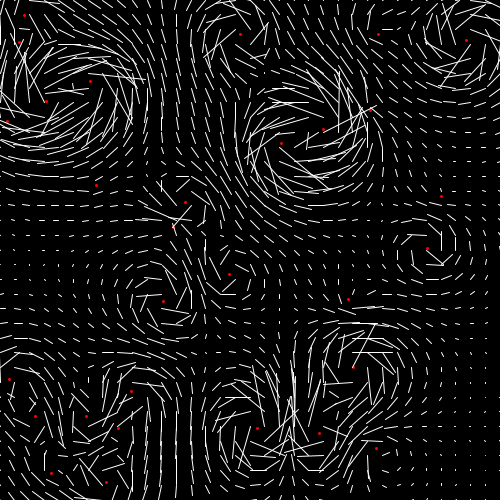
Frame 1 (no input)
Frame 60 (the mouse pressed at the canvas centre just before this capture): identical to frame 1, image omitted
Frame 120 (the mouse held since frame 60 and released just before this capture): identical to frame 1, image omitted

The Processing sketch that drew this single still picture (run headless with seeded random() and noise(); from frame 60 on, the mouse is pressed at the canvas centre):

// Processing sketch: lizardfield
// ── lizardfield.pde
class Center{
  float x = random(width);
  float y = random(height);
  
  float rot = random(-10,10);
  
  void show(){
    stroke(255,0,0);
    strokeWeight(3);
    point(x,y);
  }
}

int N = 30;

Center[] array = new Center[N];

PVector field(float x,float y){
  
  float amount = 7;
  
  float sumx = 0;
  float sumy = 0;
  for(int i = 0;i<N;i++){
    float distance = dist(x,y,array[i].x,array[i].y);
    float intensity = constrain(map(distance,0,width,1,0),0,1);
    intensity = pow(intensity,12);
    float nx = (x - array[i].x)/distance;
    float ny = (y - array[i].y)/distance;
    
    sumx += array[i].rot*amount*ny*intensity;
    sumy -= array[i].rot*amount*nx*intensity;
  }
  return new PVector(sumx,sumy);
}


void setup(){
  size(500,500);
  
  for(int i=0;i<N;i++){
    array[i] = new Center();
  }
}

void draw(){
  background(0);
  for(int i=0;i<N;i++){
    array[i].show();
  }
  
 int ni = 35;
  
  for(int i=0;i<ni;i++){
    for(int j=0;j<ni;j++){
      float x = map(i,0,ni-1,0,width);
      float y = map(j,0,ni-1,0,height);
      PVector res = field(x,y);
      
      stroke(255);
      strokeWeight(1);
      line(x,y,x+res.x,y+res.y);
    }
  }
  
}
